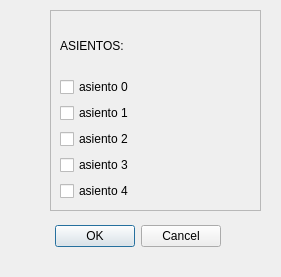
<?xml version="1.0" encoding="UTF-8"?>
<ui version="4.0">
 <class>Dialog</class>
 <widget class="QDialog" name="Dialog">
  <property name="geometry">
   <rect>
    <x>0</x>
    <y>0</y>
    <width>281</width>
    <height>277</height>
   </rect>
  </property>
  <property name="windowTitle">
   <string>Dialog</string>
  </property>
  <widget class="QDialogButtonBox" name="buttonBox">
   <property name="geometry">
    <rect>
     <x>50</x>
     <y>220</y>
     <width>171</width>
     <height>32</height>
    </rect>
   </property>
   <property name="orientation">
    <enum>Qt::Horizontal</enum>
   </property>
   <property name="standardButtons">
    <set>QDialogButtonBox::Cancel|QDialogButtonBox::Ok</set>
   </property>
  </widget>
  <widget class="QFrame" name="frame_3">
   <property name="geometry">
    <rect>
     <x>50</x>
     <y>10</y>
     <width>211</width>
     <height>201</height>
    </rect>
   </property>
   <property name="frameShape">
    <enum>QFrame::StyledPanel</enum>
   </property>
   <property name="frameShadow">
    <enum>QFrame::Raised</enum>
   </property>
   <layout class="QVBoxLayout" name="verticalLayout">
    <item>
     <widget class="QLabel" name="label_3">
      <property name="text">
       <string>ASIENTOS:</string>
      </property>
     </widget>
    </item>
    <item>
     <widget class="QCheckBox" name="disponibilidad_0">
      <property name="text">
       <string>asiento 0</string>
      </property>
     </widget>
    </item>
    <item>
     <widget class="QCheckBox" name="disponibilidad_1">
      <property name="text">
       <string>asiento 1</string>
      </property>
     </widget>
    </item>
    <item>
     <widget class="QCheckBox" name="disponibilidad_2">
      <property name="text">
       <string>asiento 2</string>
      </property>
     </widget>
    </item>
    <item>
     <widget class="QCheckBox" name="disponibilidad_3">
      <property name="text">
       <string>asiento 3</string>
      </property>
     </widget>
    </item>
    <item>
     <widget class="QCheckBox" name="disponibilidad_4">
      <property name="text">
       <string>asiento 4</string>
      </property>
     </widget>
    </item>
   </layout>
  </widget>
 </widget>
 <resources/>
 <connections>
  <connection>
   <sender>buttonBox</sender>
   <signal>accepted()</signal>
   <receiver>Dialog</receiver>
   <slot>accept()</slot>
   <hints>
    <hint type="sourcelabel">
     <x>248</x>
     <y>254</y>
    </hint>
    <hint type="destinationlabel">
     <x>157</x>
     <y>274</y>
    </hint>
   </hints>
  </connection>
  <connection>
   <sender>buttonBox</sender>
   <signal>rejected()</signal>
   <receiver>Dialog</receiver>
   <slot>reject()</slot>
   <hints>
    <hint type="sourcelabel">
     <x>316</x>
     <y>260</y>
    </hint>
    <hint type="destinationlabel">
     <x>286</x>
     <y>274</y>
    </hint>
   </hints>
  </connection>
 </connections>
</ui>
